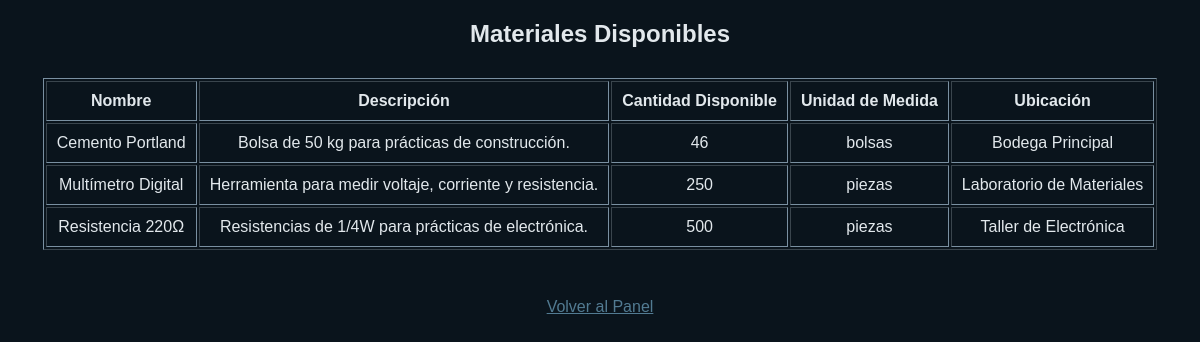
Page /index.php?controller=materiales&action=verMateriales (signed in) on the committed database.
### tables this page shows
CREATE TABLE `materiales` (
  `id_material` int(11) NOT NULL AUTO_INCREMENT,
  `id_ubicacion` int(11) NOT NULL,
  `nombre_material` varchar(100) NOT NULL,
  `descripcion` text DEFAULT NULL,
  `cantidad_disponible` int(11) NOT NULL DEFAULT 0,
  `unidad_medida` varchar(20) DEFAULT NULL,
  `estado` enum('activo','inactivo') DEFAULT 'activo',
  PRIMARY KEY (`id_material`),
  KEY `fk_material_ubicacion` (`id_ubicacion`),
  CONSTRAINT `fk_material_ubicacion` FOREIGN KEY (`id_ubicacion`) REFERENCES `ubicaciones` (`id_ubicacion`) ON DELETE CASCADE ON UPDATE CASCADE
);

CREATE TABLE `ubicaciones` (
  `id_ubicacion` int(11) NOT NULL AUTO_INCREMENT,
  `nombre_ubicacion` varchar(100) NOT NULL,
  `ubicacion_fisica` varchar(150) NOT NULL,
  `capacidad` float DEFAULT 0,
  `descripcion` text DEFAULT NULL,
  PRIMARY KEY (`id_ubicacion`),
  UNIQUE KEY `nombre_ubicacion` (`nombre_ubicacion`)
);

### app/controllers/MaterialesController.php (called while the page is built, shortened)
<?php
require_once "config/Database.php";
require_once "app/models/Material.php";
class MaterialesController {
    private $materialModel;
    public function __construct() {
        $this->conexion = Database::getConnection();
        $this->materialModel = new Material($this->conexion);
    }
    private function render($vista, $data = []) {
        extract($data);
        require "app/views/$vista.php";
    }
    public function verMateriales() {
        $mensaje = $_SESSION["mensaje"] ?? null;
        $error = null;
        $materiales = $this->materialModel->obtenerActivos();
        $volver = "index.php?controller=dashboard&action=panel";
        $this->render("ver_materiales", [
            "materiales" => $materiales,
            "mensaje"    => $mensaje,
            "error"      => $error,
            "volver"     => $volver
        ]);
    }
}
?>

### config/database.php (called while the page is built, shortened)
<?php
class Database {
    public static function getConnection() {
        $host = "localhost";
        $usuario = "root";
        $password = "";
        $base_datos = "gestion_materiales";
        $conexion = new mysqli($host, $usuario, $password, $base_datos);
        $conexion->set_charset("utf8mb4");
        return $conexion;
    }
}
?>

### app/models/Material.php (called while the page is built, shortened)
<?php
class Material {
    private $conexion;
    public function __construct($conexion) {
        $this->conexion = $conexion;
    }
    public function obtenerActivos() {
        $sql = "SELECT m.id_material, m.nombre_material, m.descripcion, m.cantidad_disponible,
                       m.unidad_medida, u.nombre_ubicacion
                FROM materiales m
                INNER JOIN ubicaciones u ON m.id_ubicacion = u.id_ubicacion
                WHERE m.estado = 'activo'";
        $resultado = $this->conexion->query($sql);
        return $resultado->fetch_all(MYSQLI_ASSOC);
    }
}
?>

### app/views/ver_materiales.php (the view, shortened to what this page needs)
<!DOCTYPE html>
<html lang="es">
<head>
    <link id="theme-link" rel="stylesheet" href="assets/css/colores.css">
</head>
<body>
    <h2>Materiales Disponibles</h2>
    <table border="1" cellpadding="10"
           style="margin:auto; margin-top:30px;
                  color:var(--text-main);
                  border-color: var(--outline-main);">
        <thead>
            <tr>
                <th>Nombre</th>
                <th>Descripción</th>
                <th>Cantidad Disponible</th>
                <th>Unidad de Medida</th>
                <th>Ubicación</th>
            </tr>
        </thead>
        <tbody>
            <?php foreach ($materiales as $m): ?>
                <tr>
                    <td><?= htmlspecialchars($m['nombre_material']); ?></td>
                    <td><?= htmlspecialchars($m['descripcion']); ?></td>
                    <td><?= htmlspecialchars($m['cantidad_disponible']); ?></td>
                    <td><?= htmlspecialchars($m['unidad_medida']); ?></td>
                    <td><?= htmlspecialchars($m['nombre_ubicacion']); ?></td>
                </tr>
            <?php endforeach; ?>
        </tbody>
    </table>
    <br>
    <a href="<?= htmlspecialchars($volver); ?>">Volver al Panel</a>
</body>
</html>

### assets/css/colores.css (style rules this page uses)
:root { --bg-main: #0a141c; --form-bg: #121e27; --text-main: #e2e8ec; --shadow-main: #04080c; --input-inset-dark: #1a2a35; --input-inset-light: #2b4452; --outline-main: #7a90a1; --btn-bg: #527b92; --btn-text: #ffffff; --accent-pink: #b4c6d1; }
body { background-color: var(--bg-main); color: var(--text-main); font-family: 'Poppins', sans-serif; text-align: center; margin: 0; }
a { color: var(--btn-bg); text-decoration: underline; margin-top: 30px; display: inline-block; }

### rows in the picture
materiales: nombre_material "Cemento Portland", descripcion "Bolsa de 50 kg para prácticas de construcción.", cantidad_disponible "46", unidad_medida "bolsas", id_ubicacion.nombre_ubicacion "Bodega Principal"
materiales: nombre_material "Multímetro Digital", descripcion "Herramienta para medir voltaje, corriente y resistencia.", cantidad_disponible "250", unidad_medida "piezas", id_ubicacion.nombre_ubicacion "Laboratorio de Materiales"
materiales: nombre_material "Resistencia 220Ω", descripcion "Resistencias de 1/4W para prácticas de electrónica.", cantidad_disponible "500", unidad_medida "piezas", id_ubicacion.nombre_ubicacion "Taller de Electrónica"
